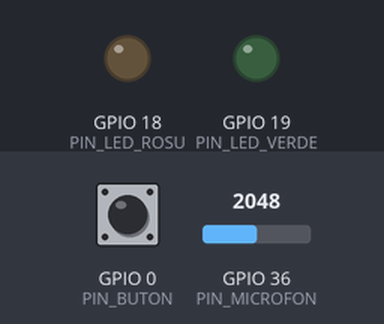
This sketch was run on a simulated ESP32. Parts: output pins drawn as LEDs (lit = HIGH). The inputs (shaded band) are chosen by the test bench; at power-on: GPIO 0 (PIN_BUTON) HIGH, GPIO 36 (PIN_MICROFON) = 2048. WiFi joins after 1.5 s; servers stay silent unless stated; web services answer with replies made up by the test bench; what the sketch prints to the serial monitor is not drawn.

Above: at 3.3 s.
3.4 s: GPIO 0 (PIN_BUTON) pulled LOW for 0.15 s
At 5.2 s:
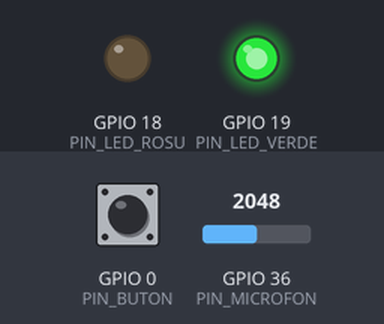
5.5 s: GPIO 0 (PIN_BUTON) pulled LOW for 1 s
At 8.9 s:
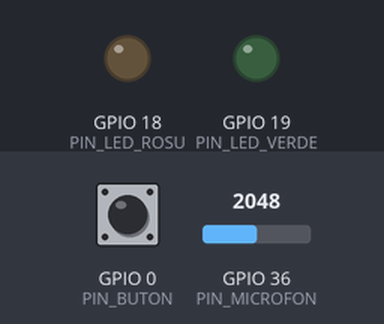
9.2 s: GPIO 0 (PIN_BUTON) pulled LOW for 3.2 s
At 11.0 s:
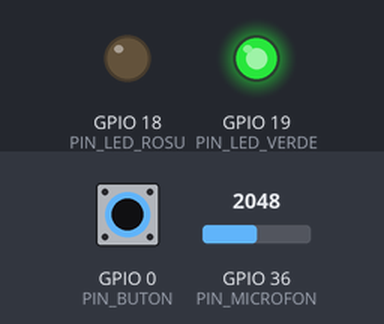
Timing chart, 0 to 12.5 s (numbered marks = the images above; inputs shaded):
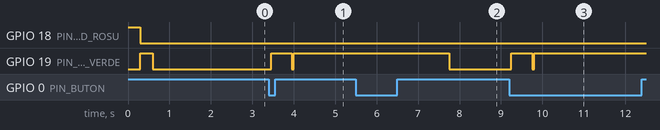

Measured:
- after the input at 3.4 s, GPIO 19 (PIN_LED_VERDE): LOW → HIGH after 0.05 s, → LOW 0.50 s later, → HIGH 0.05 s later
- after the input at 5.5 s, GPIO 19 (PIN_LED_VERDE): HIGH → LOW after 2.3 s
- after the input at 9.2 s, GPIO 19 (PIN_LED_VERDE): LOW → HIGH after 0.05 s, → LOW 0.50 s later, → HIGH 0.05 s later

The sketch:

noise_monitor.ino
```cpp
#include <WiFi.h>
#include <HTTPClient.h>

// config user
const char* WIFI_SSID = "S22";     // reteaua ta
const char* WIFI_PASS = "treisute";   // parola

// thingspeak cloud
const long CHANNEL_ID = 3180803;
const char* API_KEY = "GHDXBB76VYKHDL4N";


const int PIN_MICROFON = 36;
const int PIN_LED_ROSU = 18;
const int PIN_LED_VERDE = 19;
const int PIN_BUTON = 0;

// praguri
const int PRAG_ROSU = 40;        // Peste 40 dB - rosu
const int PRAG_VERDE_MIN = 0;   // 0-40 dB - verde

// variabile
float min_dB = 100.0;
float max_dB = 0.0;
double suma_dB = 0.0;
long numar_citiri = 0;
bool inregistrare_activa = false;
int stareButonAnterioara = HIGH;

// functii

int citeste_amplitudine() {
  unsigned long startMillis = millis();
  int peakToPeak = 0;
  unsigned int signalMax = 0;
  unsigned int signalMin = 4095;

  while (millis() - startMillis < 50) {
    int sample = analogRead(PIN_MICROFON);
    if (sample < 4095) {
       if (sample > signalMax) signalMax = sample;
       if (sample < signalMin) signalMin = sample;
    }
  }
  peakToPeak = signalMax - signalMin;
  return peakToPeak;
}

// amplitudinea in dB
int converteste_in_dB(int amplitudine) {
  if (amplitudine < 50) {
    return 0;
  }
  int db = map(amplitudine, 50, 4000, 0, 80);
  if (db < 0) db = 0;
  if (db > 90) db = 90;
  return db;
}


void actualizeaza_leduri(int db) {
  digitalWrite(PIN_LED_ROSU, LOW);
  digitalWrite(PIN_LED_VERDE, LOW);

  if (db >= PRAG_ROSU) {
    digitalWrite(PIN_LED_ROSU, HIGH);
  }
  else if (db >= PRAG_VERDE_MIN) {
    digitalWrite(PIN_LED_VERDE, HIGH);
  }
}


// trimite datele la thingspeak
void trimite_cloud(float mn, float mx, float av) {
  if(WiFi.status() != WL_CONNECTED) {
      Serial.println("Wi-Fi pierdut! Reincerc conectarea...");
      WiFi.begin(WIFI_SSID, WIFI_PASS);
      delay(2000);
  }

  if(WiFi.status() == WL_CONNECTED) {
    HTTPClient http;
    String url = "http://api.thingspeak.com/update?api_key=" + String(API_KEY) +
                 "&field1=" + String(mn) + "&field2=" + String(mx) + "&field3=" + String(av);

    http.begin(url);
    int httpCode = http.GET();
    if(httpCode > 0) {
      Serial.println("✅ Date trimise la Cloud cu succes!");
      Serial.println("Verifica graficele pe ThingSpeak!");
      digitalWrite(PIN_LED_VERDE, HIGH); delay(2000); digitalWrite(PIN_LED_VERDE, LOW);
    }
    else {
      Serial.print("❌ Eroare trimitere Cloud. Cod: ");
      Serial.println(httpCode);
      digitalWrite(PIN_LED_ROSU, HIGH); delay(2000); digitalWrite(PIN_LED_ROSU, LOW);
    }
    http.end();
  } else {
    Serial.println("❌ Nu s-a putut conecta la Wi-Fi pentru trimitere.");
  }
}

// setup si loop

void setup() {
  Serial.begin(115200);

  pinMode(PIN_MICROFON, INPUT);
  pinMode(PIN_LED_ROSU, OUTPUT);
  pinMode(PIN_LED_VERDE, OUTPUT);
  pinMode(PIN_BUTON, INPUT_PULLUP);

  // test led
  digitalWrite(PIN_LED_ROSU, HIGH); delay(300); digitalWrite(PIN_LED_ROSU, LOW);
  digitalWrite(PIN_LED_VERDE, HIGH); delay(300); digitalWrite(PIN_LED_VERDE, LOW);

  Serial.println();
  Serial.print("Conectare la Wi-Fi: ");
  Serial.println(WIFI_SSID);

  WiFi.begin(WIFI_SSID, WIFI_PASS);

  int incercari = 0;
  while (WiFi.status() != WL_CONNECTED && incercari < 20) {
    delay(500);
    Serial.print(".");
    incercari++;
  }

  if (WiFi.status() == WL_CONNECTED) {
    Serial.println("\n✅ Conectat la Wi-Fi!");
    Serial.print("IP: "); Serial.println(WiFi.localIP());
  } else {
    Serial.println("\n⚠️ Nu s-a conectat la Wi-Fi. Verifica Nume/Parola.");
    Serial.println("Sistemul va functiona local (LED-uri), dar nu va trimite date.");
  }

  Serial.println("\n--- SISTEM PREGATIT ---");
}

void loop() {
  int stareButon = digitalRead(PIN_BUTON);

  if (stareButon == LOW && stareButonAnterioara == HIGH) {
    delay(50);

    if (!inregistrare_activa) {
      min_dB = 100.0; max_dB = 0.0; suma_dB = 0.0; numar_citiri = 0;
      inregistrare_activa = true;
      Serial.println("\n>>> INREGISTRARE INCEPUTA... Vorbeste/Fa zgomot! <<<");
      digitalWrite(PIN_LED_VERDE, HIGH); delay(500); digitalWrite(PIN_LED_VERDE, LOW);
    }
    else {
      if (numar_citiri > 0) {
        float medie = suma_dB / numar_citiri;
        Serial.println("\n>>> STOP INREGISTRARE <<<");
        Serial.printf("Min: %.0f dB | Max: %.0f dB | Medie: %.1f dB\n", min_dB, max_dB, medie);

        Serial.println("Se trimite la ThingSpeak...");
        inregistrare_activa = false;
        actualizeaza_leduri(0);
        trimite_cloud(min_dB, max_dB, medie);
      } else {
        Serial.println("\nNu s-au inregistrat date.");
        inregistrare_activa = false;
        actualizeaza_leduri(0);
      }
    }
  }
  stareButonAnterioara = stareButon;

  // masurare
  if (inregistrare_activa) {
    int amp = citeste_amplitudine();
    int db = converteste_in_dB(amp);

    actualizeaza_leduri(db);

    // stats
    if (db < min_dB) min_dB = db;
    if (db > max_dB) max_dB = db;
    suma_dB += db;
    numar_citiri++;

    Serial.printf("dB: %d\n", db);
  }
}
```
